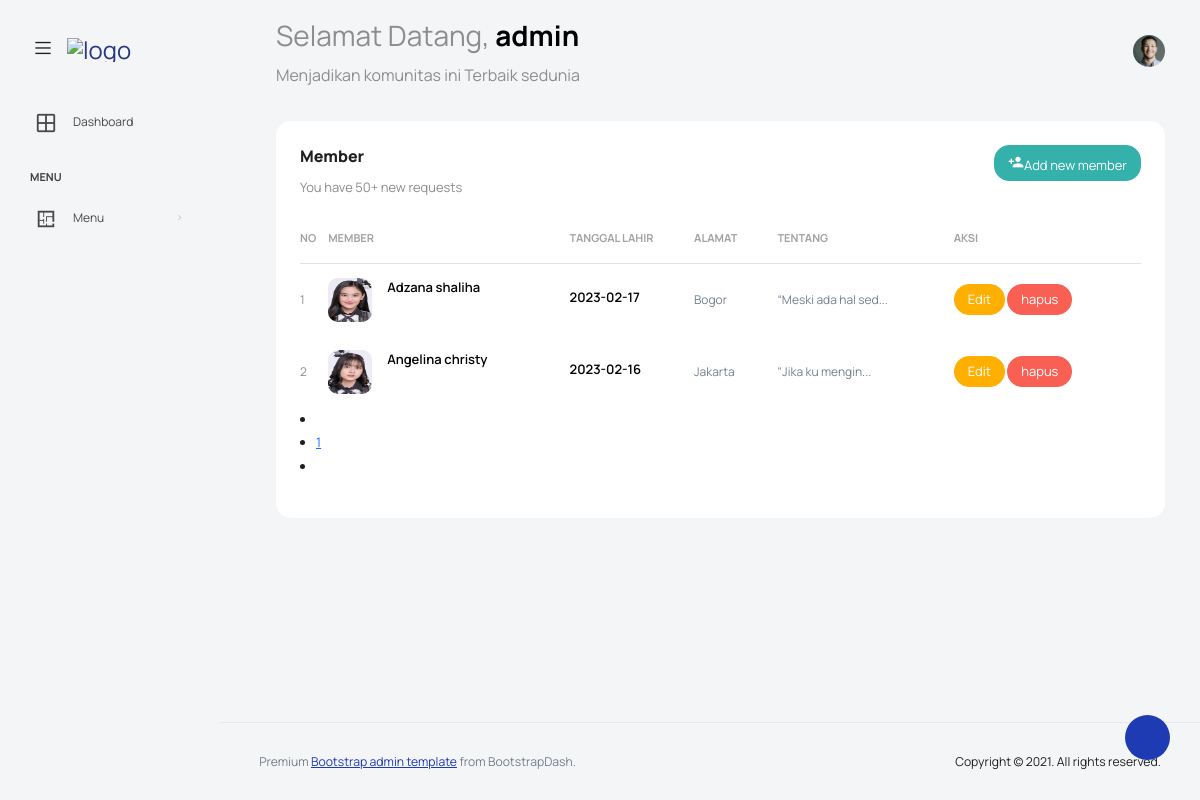
The app's page /admin/member.php (signed in) with its own data.
### tables this page shows
CREATE TABLE `tb_member` (
  `id_member` int(11) NOT NULL,
  `nama` varchar(25) NOT NULL,
  `gambar` varchar(50) NOT NULL,
  `tgl_lahir` date NOT NULL,
  `alamat` text NOT NULL,
  `tentang_member` text NOT NULL
);

### admin/member.php (the view, shortened to what this page needs)
<?php
require "koneksi.php";
$limit = 4;
$page = (isset($_GET['page'])) ? $_GET['page'] : 1;
$query = mysqli_query($conect, "SELECT COUNT(*) FROM tb_about");
$total_data = mysqli_fetch_array($query)[0];
$total_page = ceil($total_data / $limit);
$start = ($limit * $page) - $limit;
 ?>
<!DOCTYPE html>
<html lang="en">
<head>
    <link rel="stylesheet" href="vendors/feather/feather.css">
    <link rel="stylesheet" href="vendors/mdi/css/materialdesignicons.min.css">
    <link rel="stylesheet" href="vendors/ti-icons/css/themify-icons.css">
    <link rel="stylesheet" href="vendors/typicons/typicons.css">
    <link rel="stylesheet" href="vendors/simple-line-icons/css/simple-line-icons.css">
    <link rel="stylesheet" href="vendors/css/vendor.bundle.base.css">
    <link rel="stylesheet" href="vendors/datatables.net-bs4/dataTables.bootstrap4.css">
    <link rel="stylesheet" href="js/select.dataTables.min.css">
    <link rel="stylesheet" href="css/vertical-layout-light/style.css">
    <link href="../css/style.css" rel="stylesheet" type="text/css" />
    <link href="../css/font-awesome.css" rel="stylesheet" type="text/css" />
</head>
<body>
    <nav class="navbar default-layout col-lg-12 col-12 p-0 fixed-top d-flex
        align-items-top flex-row">
        <div class="text-center navbar-brand-wrapper d-flex align-items-center
          justify-content-start">
            <div class="me-3">
                <button class="navbar-toggler navbar-toggler align-self-center" type="button" data-bs-toggle="minimize">
              <span class="icon-menu"></span>
            </button>
            </div>
            <div>
                <a class="navbar-brand brand-logo" href="index.html">
                    <img src="../img/gth-logo-black.png" alt="logo" />
                </a>
            </div>
        </div>
        <div class="navbar-menu-wrapper d-flex align-items-top">
            <ul class="navbar-nav">
                <li class="nav-item font-weight-semibold d-none d-lg-block ms-0">
                    <h1 class="welcome-text">Selamat Datang, <span class="text-black
                  fw-bold"><?= $_SESSION['admin']?></span></h1>
                    <h3 class="welcome-sub-text">Menjadikan komunitas ini Terbaik sedunia
                    </h3>
                </li>
            </ul>
            <ul class="navbar-nav ms-auto">
                <li class="nav-item dropdown d-none d-lg-block user-dropdown">
                    <a class="nav-link" id="UserDropdown" href="#" data-bs-toggle="dropdown" aria-expanded="false">
                        <img class="img-xs rounded-circle" src="images/faces/face8.jpg" alt="Profile image"> </a>
                </li>
            </ul>
        </div>
    </nav>
    <div class="container-fluid page-body-wrapper">
        <div class="theme-setting-wrapper">
            <div id="settings-trigger"><i class="ti-settings"></i></div>
        </div>
        <nav class="sidebar sidebar-offcanvas" id="sidebar">
        <ul class="nav">
                <li class="nav-item">
                    <a class="nav-link" href="index.php">
                        <i class="mdi mdi-grid-large menu-icon"></i>
                        <span class="menu-title">Dashboard</span>
                    </a>
                </li>
                <li class="nav-item nav-category">Menu</li>
                <li class="nav-item">
                    <a class="nav-link" data-bs-toggle="collapse" href="#ui-basic" aria-expanded="false" aria-controls="ui-basic">
                        <i class="menu-icon mdi mdi-floor-plan"></i>
                        <span class="menu-title">Menu</span>
                        <i class="menu-arrow"></i>
                    </a>
                </li>
            </ul>
        </nav>
        <div class="main-panel">
            <div class="content-wrapper">
                <div class="row flex-grow">
                    <div class="col-12 grid-margin stretch-card">
                        <div class="card card-rounded">
                            <div class="card-body">
                                <div class="d-sm-flex justify-content-between
                                    align-items-start">
                                    <div>
                                        <h4 class="card-title card-title-dash">Member
                                        </h4>
                                        <p class="card-subtitle card-subtitle-dash">You have 50+ new requests</p>
                                    </div>
                                    <div>
                                      <a class="btn btn-success  text-white
                                           btn-sm" type="button" href="tambah_member.php">
                                       <i class="mdi
                                                mdi-account-plus"></i>Add new member</a>
                                    </div>
                                </div>
                                <div class="table-responsive mt-1">
                                    <table class="table select-table">
                                        <thead>
                                            <tr>
                                                <th>No</th>
                                                <th>Member</th>
                                                <th>Tanggal lahir</th>
                                                <th>Alamat</th>
                                                <th>Tentang</th>
                                                <th>Aksi</th>
                                            </tr>
                                        </thead>
                                        <?php
                                        $i = 1;
                            $query = mysqli_query($conect,"SELECT * FROM tb_member  ORDER BY id_member DESC LIMIT $start, $limit ");
                            while($row = mysqli_fetch_array($query)){
                        ?>
                                        <tbody>
                                            <tr>
                                                <td><?= $i++; ?></td>
                                                <td>
                                                    <div class="d-flex">
                                                        <img src="img/<?=$row['gambar'];?>" alt="">
                                                        <div>
                                                            <h6><?=$row['nama'];?></h6>
                                                        </div>
                                                    </div>
                                                </td>
                                                <td>
                                                    <h6><?=$row['tgl_lahir'];?></h6>
                                                </td>
                                                <td>
                                                    <p><?=$row['alamat'];?></p>
                                                </td>
                                                <td>
                                                    <p><?=substr($row['tentang_member'], 0, 20);?>...</p>
                                                </td>
                                                <td>
                                                <a class="btn btn-rounded btn-warning btn-sm" href="edit_member.php?id=<?=$row['id_member']?>">Edit</a>
                                                    <a class="btn btn-rounded btn-danger btn-sm" href="hapus_member.php?id=<?=$row['id_member']?> " onclick="return confirm('apakah anda yakin ingin menghapus data ini?');">hapus</a>
                                                </td>
                                            </tr>
                                        </tbody>
                                        <?php } ?>
                                    </table>
                                    <div class="page-breadcrumb pagination-nav mt-60 mt-xs-30">
  <ul>
    <li>
    </li>
    <?php for ($i = 1; $i <= $total_page; $i++) : ?>
      <li>
        <a href="?page=<?= $i ?>" <?= ($i == $page) ? "class='active'" : "" ?>><?= $i ?></a>
      </li>
    <?php endfor; ?>
    <li>
    </li>
  </ul>
</div>
                                </div>
                            </div>
                        </div>
                    </div>
                </div>
            </div>
            <footer class="footer">
                <div class="d-sm-flex justify-content-center
              justify-content-sm-between">
                    <span class="text-muted text-center text-sm-left d-block
                d-sm-inline-block">Premium <a
                  href="https://www.bootstrapdash.com/" target="_blank">Bootstrap
                  admin template</a> from BootstrapDash.</span>
                    <span class="float-none float-sm-right d-block mt-1 mt-sm-0
                text-center">Copyright © 2021. All rights reserved.</span>
                </div>
            </footer>
        </div>
    </div>
</body>
</html>

### records on screen
tb_member: gambar (picture), nama "Adzana shaliha", tgl_lahir "2023-02-17", alamat "Bogor", tentang_member "“Meski ada hal sed"
tb_member: gambar (picture), nama "Angelina christy", tgl_lahir "2023-02-16", alamat "Jakarta", tentang_member "\"Jika ku mengin"

### other values on screen
$_SESSION['admin'] "admin"
